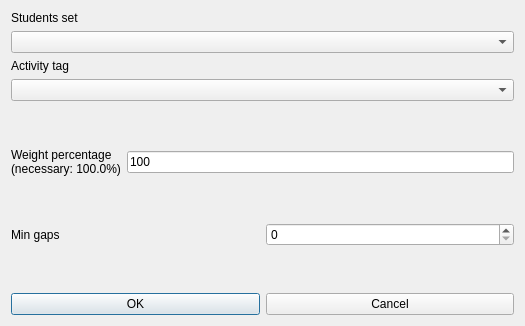
<?xml version="1.0" encoding="UTF-8"?>
<ui version="4.0">
 <class>ModifyConstraintStudentsSetMinGapsBetweenActivityTagPerRealDayForm_template</class>
 <widget class="QDialog" name="ModifyConstraintStudentsSetMinGapsBetweenActivityTagPerRealDayForm_template">
  <property name="geometry">
   <rect>
    <x>0</x>
    <y>0</y>
    <width>525</width>
    <height>326</height>
   </rect>
  </property>
  <property name="windowTitle">
   <string extracomment="This is the title of the dialog to modify a constraint of this type">Modify students set min gaps between activity tag per real day</string>
  </property>
  <layout class="QVBoxLayout" name="verticalLayout_2">
   <item>
    <layout class="QVBoxLayout" name="verticalLayout">
     <item>
      <widget class="QLabel" name="studentsTextLabel">
       <property name="frameShape">
        <enum>QFrame::NoFrame</enum>
       </property>
       <property name="frameShadow">
        <enum>QFrame::Plain</enum>
       </property>
       <property name="text">
        <string>Students set</string>
       </property>
       <property name="wordWrap">
        <bool>false</bool>
       </property>
      </widget>
     </item>
     <item>
      <widget class="QComboBox" name="studentsComboBox">
       <property name="editable">
        <bool>false</bool>
       </property>
       <property name="insertPolicy">
        <enum>QComboBox::NoInsert</enum>
       </property>
       <property name="duplicatesEnabled">
        <bool>false</bool>
       </property>
      </widget>
     </item>
     <item>
      <widget class="QLabel" name="activityTagTextLabel">
       <property name="frameShape">
        <enum>QFrame::NoFrame</enum>
       </property>
       <property name="frameShadow">
        <enum>QFrame::Plain</enum>
       </property>
       <property name="text">
        <string>Activity tag</string>
       </property>
       <property name="wordWrap">
        <bool>false</bool>
       </property>
      </widget>
     </item>
     <item>
      <widget class="QComboBox" name="activityTagComboBox">
       <property name="editable">
        <bool>false</bool>
       </property>
       <property name="insertPolicy">
        <enum>QComboBox::NoInsert</enum>
       </property>
       <property name="duplicatesEnabled">
        <bool>false</bool>
       </property>
      </widget>
     </item>
    </layout>
   </item>
   <item>
    <spacer name="spacer6">
     <property name="orientation">
      <enum>Qt::Vertical</enum>
     </property>
     <property name="sizeType">
      <enum>QSizePolicy::Expanding</enum>
     </property>
     <property name="sizeHint" stdset="0">
      <size>
       <width>20</width>
       <height>20</height>
      </size>
     </property>
    </spacer>
   </item>
   <item>
    <layout class="QHBoxLayout" name="horizontalLayout_2">
     <item>
      <widget class="QLabel" name="weightTextLabel">
       <property name="frameShape">
        <enum>QFrame::NoFrame</enum>
       </property>
       <property name="frameShadow">
        <enum>QFrame::Plain</enum>
       </property>
       <property name="text">
        <string>Weight percentage
(necessary: 100.0%)</string>
       </property>
       <property name="wordWrap">
        <bool>false</bool>
       </property>
      </widget>
     </item>
     <item>
      <widget class="QLineEdit" name="weightLineEdit">
       <property name="text">
        <string notr="true">100</string>
       </property>
      </widget>
     </item>
    </layout>
   </item>
   <item>
    <spacer name="verticalSpacer">
     <property name="orientation">
      <enum>Qt::Vertical</enum>
     </property>
     <property name="sizeHint" stdset="0">
      <size>
       <width>20</width>
       <height>25</height>
      </size>
     </property>
    </spacer>
   </item>
   <item>
    <layout class="QHBoxLayout" name="horizontalLayout">
     <item>
      <widget class="QLabel" name="minGapsTextLabel">
       <property name="frameShape">
        <enum>QFrame::NoFrame</enum>
       </property>
       <property name="frameShadow">
        <enum>QFrame::Plain</enum>
       </property>
       <property name="text">
        <string>Min gaps</string>
       </property>
       <property name="wordWrap">
        <bool>false</bool>
       </property>
      </widget>
     </item>
     <item>
      <widget class="QSpinBox" name="minGapsSpinBox"/>
     </item>
    </layout>
   </item>
   <item>
    <spacer name="verticalSpacer_2">
     <property name="orientation">
      <enum>Qt::Vertical</enum>
     </property>
     <property name="sizeHint" stdset="0">
      <size>
       <width>20</width>
       <height>26</height>
      </size>
     </property>
    </spacer>
   </item>
   <item>
    <layout class="QHBoxLayout">
     <item>
      <widget class="QPushButton" name="okPushButton">
       <property name="text">
        <string>OK</string>
       </property>
      </widget>
     </item>
     <item>
      <widget class="QPushButton" name="cancelPushButton">
       <property name="text">
        <string>Cancel</string>
       </property>
      </widget>
     </item>
    </layout>
   </item>
  </layout>
 </widget>
 <layoutdefault spacing="6" margin="11"/>
 <resources/>
 <connections/>
</ui>
